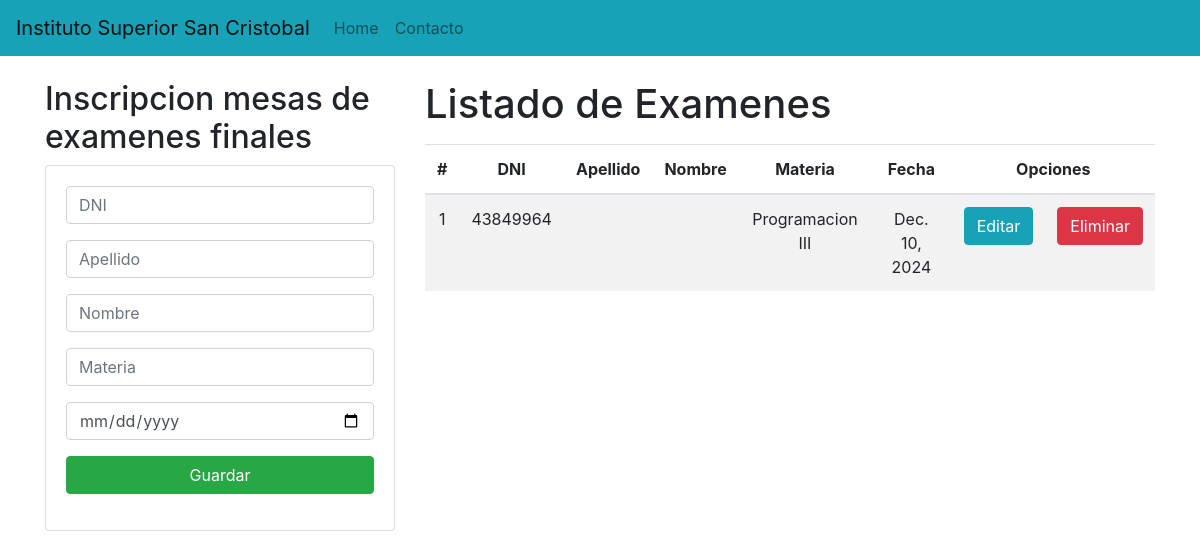
Before: / with the older database file.
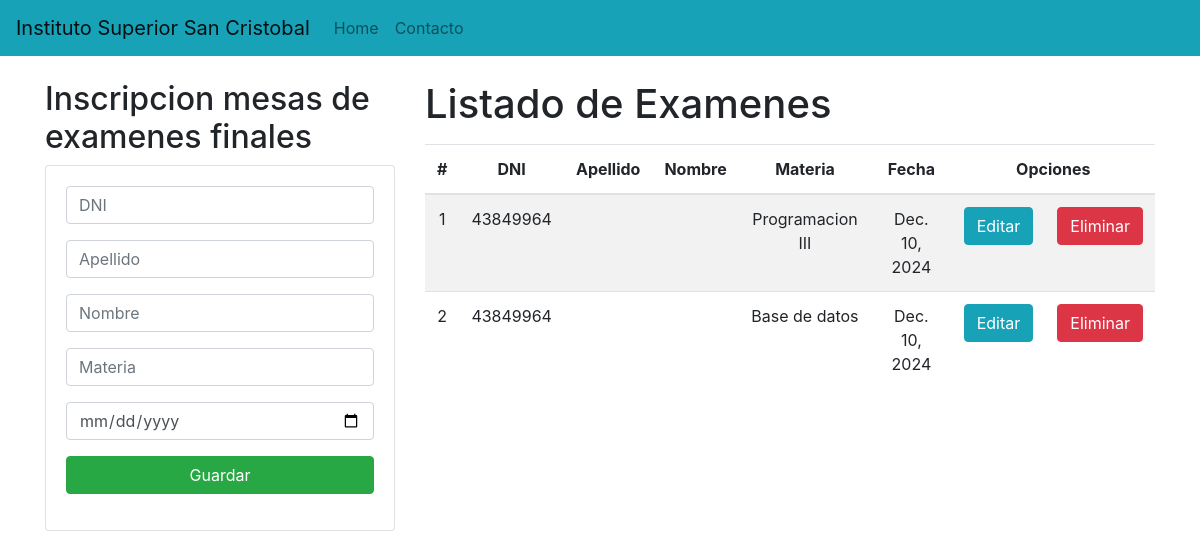
After: the same page with the newer database file.
### inscripciones/models.py (models this page shows, shortened)
class Inscripcion(models.Model):
    alumno = models.ForeignKey(Alumno, on_delete=models.CASCADE)
    examen = models.ForeignKey(Examen, on_delete=models.CASCADE)
    fecha_inscripcion = models.DateField(auto_now_add=True)

class Alumno(models.Model):
    DNI= models.IntegerField(primary_key=True)
    apellido= models.CharField(max_length=20)
    nombre= models.CharField(max_length=20)
    carrera= models.ForeignKey(CarreraAnio, on_delete=models.CASCADE)

class Examen(models.Model):
    materia = models.ForeignKey(Materia, on_delete=models.CASCADE)
    fecha = models.DateField()
    fecha_limite_inscripcion = models.DateTimeField()

class Materia(models.Model):
    nombre=models.CharField(max_length=60)
    carrera= models.ForeignKey(CarreraAnio, on_delete=models.CASCADE)

### inscripciones/views.py (the view)
# urls.py: path('', views.inscripcion),
def inscripcion(request):
    inscripcion= Inscripcion.objects.all()
    return render(request, "inscripcion.html", {"Inscripciones": inscripcion})

### inscripciones/templates/inscripcion.html (shortened to what this page needs)
{% extends "layouts/base.html" %}
{% block body %}
<div class="row">
    <div class="col-sm-12 col-md-6 col-lg-4 col-xl-4">
        <h2>Inscripcion mesas de examenes finales</h2>
        <div class="card">
            <div class="card-body">
                <form action="/registrarInscripcion/" method="POST">{% csrf_token %}
                    <div class="form-group">
                        <input type="text" id="txtDNI" name="txtDNI" class="form-control" placeholder="DNI" maxlength="8" required>
                    </div>
                    <div class="form-group">
                        <input type="text" id="txtApellido" name="txtApellido" class="form-control" placeholder="Apellido" maxlength="20" required>
                    </div>
                    <div class="form-group">
                        <input type="text" id="txtNombre" name="txtNombre" class="form-control" maxlength="45" placeholder="Nombre" required>
                    </div>
                    <div class="form-group">
                        <input type="text" id="txtMateria" name="txtMateria" class="form-control" maxlength="45" placeholder="Materia" required>
                    </div>
                    <div class="form-group">
                        <input type="date" id="dateFecha" name="dateFecha" class="form-control" placeholder="Materia" required>
                    </div>
                    <div class="form-group">
                        <button type="submit" class="btn btn-success btn-block text-white">Guardar</button>
                    </div>
                </form>
            </div>
        </div>
    </div>
    <div class="col-sm-12 col-md-6 col-lg-8 col-xl-8">
        <h1>Listado de Examenes</h1>
        <div class="table-responsive py-2">
            <table class="table table-striped">
                <thead>
                    <tr>
                        <th>#</th>
                        <th>DNI</th>
                        <th>Apellido</th>
                        <th>Nombre</th>
                        <th>Materia</th>
                        <th>Fecha</th>
                        <th colspan="2">Opciones</th>
                    </tr>
                </thead>
                <tbody>
                    {% for i in Inscripciones %}
                    <tr>
                        <td>{{forloop.counter}}</td>
                        <td>{{i.alumno.DNI}}</td>
                        <td>{{i.alumno.Apellido}}</td>
                        <td>{{i.alumno.Nombre}}</td>
                        <td>{{i.examen.materia.nombre}}</td>
                        <td>{{i.examen.fecha}}</td>
                        <td><a href="editarInscripcion/{{r.DNI}}" class="btn btn-info">Editar</a></td>
                        <td><a href="eliminarInscripcion/{{r.DNI}}" class="btn btn-danger btnEliminacion">Eliminar</a></td>
                    </tr>
                    {% endfor %}
                </tbody>
            </table>
        </div>
    </div>
</div>
{% endblock %}

### inscripciones/templates/layouts/base.html (shortened to what this page needs)
<!DOCTYPE html>
<html lang="en">
<head>
    {% load static %}
    <link rel="stylesheet" href="https://cdn.jsdelivr.net/npm/bootstrap@4.5.3/dist/css/bootstrap.min.css"
>
    <link rel="stylesheet" href="{% static 'css/style.css' %}">
</head>
<body>
    <nav class="navbar navbar-expand-lg navbar-light bg-info">
        <a class="navbar-brand" href="#">Instituto Superior San Cristobal</a>
        <div class="collapse navbar-collapse" id="navbarNav">
            <ul class="navbar-nav">
                <li class="nav-item">
                    <a class="nav-link" href="#">Home <span class="sr-only">(current)</span></a>
                </li>
                <li class="nav-item">
                    <a class="nav-link" href="#">Contacto</a>
                </li>
            </ul>
        </div>
    </nav>
    <div class="container py-4">
        {% block body %}
        {% endblock %}
    </div>
</body>
</html>

### inscripciones/static/css/style.css (style rules this page uses)
th, td { text-align: center; vertical-align: middle; }

Changed rows visible on the page:
added Inscripcion: alumno.DNI "43849964", examen.materia.nombre "Base de datos", examen.fecha "Dec. 10, 2024"
